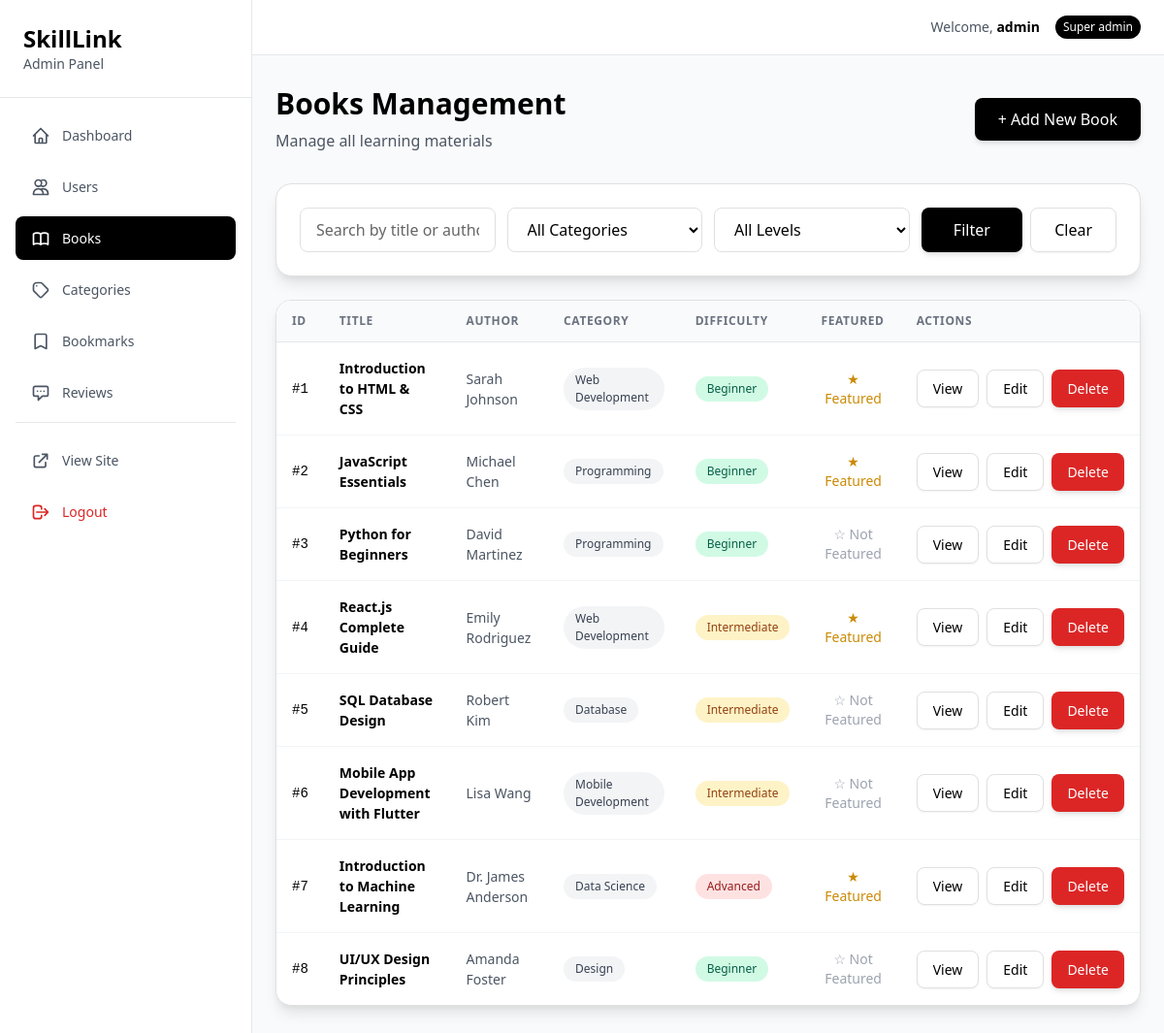
Page /admin/books.php (signed in) on the committed database.
### tables this page shows
CREATE TABLE IF NOT EXISTS books (
    id INT AUTO_INCREMENT PRIMARY KEY,
    title VARCHAR(255) NOT NULL,
    description TEXT,
    content LONGTEXT,
    author VARCHAR(100),
    category_id INT,
    cover_image VARCHAR(255) DEFAULT NULL,
    difficulty_level ENUM('beginner', 'intermediate', 'advanced') DEFAULT 'beginner',
    estimated_duration INT DEFAULT 30 COMMENT 'Estimated reading time in minutes',
    is_featured BOOLEAN DEFAULT FALSE,
    views_count INT DEFAULT 0,
    created_at TIMESTAMP DEFAULT CURRENT_TIMESTAMP,
    updated_at TIMESTAMP DEFAULT CURRENT_TIMESTAMP ON UPDATE CURRENT_TIMESTAMP,
    FOREIGN KEY (category_id) REFERENCES categories(id) ON DELETE SET NULL,
    INDEX idx_category (category_id),
    INDEX idx_difficulty (difficulty_level),
    INDEX idx_featured (is_featured),
    INDEX idx_created (created_at)
);

CREATE TABLE IF NOT EXISTS categories (
    id INT AUTO_INCREMENT PRIMARY KEY,
    name VARCHAR(100) NOT NULL UNIQUE,
    slug VARCHAR(100) NOT NULL UNIQUE,
    description TEXT,
    icon VARCHAR(50) DEFAULT 'book',
    created_at TIMESTAMP DEFAULT CURRENT_TIMESTAMP,
    INDEX idx_slug (slug)
);

### src/controllers/AdminController.php (called while the page is built, shortened)
<?php
class AdminController
{
    private $pdo;
    public function __construct($pdo) {
        $this->pdo = $pdo;
    }
    public function getAllBooksAdmin($search = null, $categoryId = null, $difficulty = null) {
        $sql = "SELECT b.*, c.name as category_name FROM books b
                LEFT JOIN categories c ON b.category_id = c.id WHERE 1=1";
        $params = [];
        $sql .= " ORDER BY b.created_at DESC";
        $stmt = $this->pdo->prepare($sql);
        $stmt->execute($params);
        return $stmt->fetchAll();
    }
}

### public/admin/books.php (the view, shortened to what this page needs)
<?php
require_once '../../src/config/database.php';
require_once '../../src/controllers/AdminController.php';
$adminController = new AdminController($pdo);
$search = $_GET['search'] ?? null;
$categoryId = $_GET['category'] ?? null;
$difficulty = $_GET['difficulty'] ?? null;
$books = $adminController->getAllBooksAdmin($search, $categoryId, $difficulty);
require_once '../../src/includes/components/admin-header.php';
?>
<div class="mb-8">
    <div class="flex items-center justify-between">
        <div>
            <h1 class="text-3xl font-bold text-black mb-2">Books Management</h1>
            <p class="text-gray-600">Manage all learning materials</p>
        </div>
        <a href="create-book.php" class="btn btn-primary">
            + Add New Book
        </a>
    </div>
</div>
<div class="card mb-6">
    <div class="p-6">
        <form method="GET" action="" class="grid grid-cols-1 md:grid-cols-4 gap-3">
            <input
                type="text"
                name="search"
                placeholder="Search by title or author..."
                class="form-input"
                value="<?php echo htmlspecialchars($search ?? ''); ?>"
            >
            <select name="category" class="form-input">
                <option value="">All Categories</option>
            </select>
            <select name="difficulty" class="form-input">
                <option value="">All Levels</option>
            </select>
            <div class="flex gap-2">
                <button type="submit" class="btn btn-primary flex-1">Filter</button>
                <a href="books.php" class="btn btn-secondary">Clear</a>
            </div>
        </form>
    </div>
</div>
<div class="card">
    <div class="overflow-x-auto">
        <table class="admin-table">
            <thead>
                <tr>
                    <th>ID</th>
                    <th>Title</th>
                    <th>Author</th>
                    <th>Category</th>
                    <th>Difficulty</th>
                    <th>Featured</th>
                    <th>Actions</th>
                </tr>
            </thead>
            <tbody>
                <?php if (empty($books)): ?>
                    <tr>
                        <td colspan="7" class="text-center text-gray-500 py-8">No books found</td>
                    </tr>
                <?php else: ?>
                    <?php foreach ($books as $book): ?>
                        <tr>
                            <td class="font-mono text-sm">#<?php echo $book['id']; ?></td>
                            <td class="font-semibold"><?php echo htmlspecialchars($book['title']); ?></td>
                            <td class="text-gray-600"><?php echo htmlspecialchars($book['author']); ?></td>
                            <td>
                                <span class="admin-badge admin-badge-default">
                                    <?php echo htmlspecialchars($book['category_name'] ?? 'Uncategorized'); ?>
                                </span>
                            </td>
                            <td>
                                <span class="admin-badge admin-badge-<?php
                                    echo $book['difficulty_level'] === 'beginner' ? 'success' :
                                        ($book['difficulty_level'] === 'intermediate' ? 'warning' : 'danger');
                                ?>">
                                    <?php echo ucfirst($book['difficulty_level']); ?>
                                </span>
                            </td>
                            <td>
                                <form method="POST" action="toggle-featured.php" class="inline">
                                    <button type="submit" class="text-sm <?php echo $book['is_featured'] ? 'text-yellow-600' : 'text-gray-400'; ?>">
                                        <?php echo $book['is_featured'] ? '★ Featured' : '☆ Not Featured'; ?>
                                    </button>
                                </form>
                            </td>
                            <td>
                                <div class="flex gap-2">
                                    <a href="../book.php?id=<?php echo $book['id']; ?>"
                                       target="_blank"
                                       class="btn btn-secondary btn-sm">
                                        View
                                    </a>
                                    <a href="edit-book.php?id=<?php echo $book['id']; ?>"
                                       class="btn btn-secondary btn-sm">
                                        Edit
                                    </a>
                                    <button
                                        onclick="showDeleteBookModal(<?php echo $book['id']; ?>, '<?php echo htmlspecialchars($book['title']); ?>')"
                                        class="btn btn-danger btn-sm">
                                        Delete
                                    </button>
                                </div>
                            </td>
                        </tr>
                    <?php endforeach; ?>
                <?php endif; ?>
            </tbody>
        </table>
    </div>
</div>
<?php require_once '../../src/includes/components/admin-footer.php'; ?>

### public/assets/css/admin.css (style rules this page uses)
.admin-table { width: 100%; border-collapse: collapse; background: white; border-radius: 0.75rem; overflow: hidden; box-shadow: 0 1px 3px 0 rgba(0, 0, 0, 0.1); }
.admin-table thead { background: #f9fafb; border-bottom: 1px solid #e5e7eb; }
.admin-table th { padding: 0.75rem 1rem; text-align: left; font-size: 0.75rem; font-weight: 600; text-transform: uppercase; color: #6b7280; letter-spacing: 0.05em; }
.admin-table td { padding: 1rem; border-bottom: 1px solid #f3f4f6; font-size: 0.875rem; }
.admin-table tbody tr:last-child td { border-bottom: none; }
.admin-badge { display: inline-block; padding: 0.25rem 0.75rem; border-radius: 9999px; font-size: 0.75rem; font-weight: 500; }
.admin-badge-success { background: #d1fae5; color: #065f46; }
.admin-badge-warning { background: #fef3c7; color: #92400e; }
.admin-badge-danger { background: #fee2e2; color: #991b1b; }
.admin-badge-default { background: #f3f4f6; color: #374151; }

### public/assets/css/variables.css (style rules this page uses)
:root { --color-primary: #000000; --color-primary-light: #333333; --color-secondary: #000000; --color-success: #10b981; --color-danger: #dc2626; --color-warning: #f59e0b; --color-info: #3b82f6; --color-bg-primary: #FFFFFF; --color-bg-secondary: #FAFAFA; --color-bg-tertiary: #F5F5F5; --color-text-primary: #000000; --color-text-secondary: #666666; --color-text-tertiary: #999999; --color-text-muted: #666666; --color-border: #E0E0E0; --color-border-light: #F0F0F0; --color-border-dark: #D0D0D0; --gradient-primary: linear-gradient(135deg, #000000 0%, #333333 100%); --gradient-secondary: linear-gradient(135deg, #000000 0%, #333333 100%); --gradient-hero: linear-gradient(180deg, #FFFFFF 0%, #FAFAFA 100%); --gradient-card: linear-gradient(135deg, rgba(255,255,255,0.9) 0%, rgba(255,255,255,0.6) 100%); --shadow-xs: 0 1px 2px 0 rgba(0, 0, 0, 0.03); --shadow-sm: 0 1px 2px 0 rgba(0, 0, 0, 0.05); --shadow-md: 0 4px 6px -1px rgba(0, 0, 0, 0.1), 0 2px 4px -1px rgba(0, 0, 0, 0.06); --shadow-lg: 0 10px 15px -3px rgba(0, 0, 0, 0.1), 0 4px 6px -2px rgba(0, 0, 0, 0.05); --shadow-xl: 0 20px 25px -5px rgba(0, 0, 0, 0.1), 0 10px 10px -5px rgba(0, 0, 0, 0.04); --shadow-2xl: 0 25px 50px -12px rgba(0, 0, 0, 0.25); --shadow-glow: 0 0 20px rgba(0, 0, 0, 0.1); --shadow-focus: 0 0 0 3px rgba(0, 0, 0, 0.2); --transition-fast: 150ms cubic-bezier(0.4, 0, 0.2, 1); --transition-base: 200ms cubic-bezier(0.4, 0, 0.2, 1); --transition-slow: 300ms cubic-bezier(0.4, 0, 0.2, 1); --transition-slower: 500ms cubic-bezier(0.4, 0, 0.2, 1); --radius-sm: 0.25rem; --radius-md: 0.5rem; --radius-lg: 0.75rem; --radius-xl: 1rem; --radius-2xl: 1.5rem; --radius-full: 9999px; --spacing-xs: 0.25rem; --spacing-sm: 0.5rem; --spacing-md: 1rem; --spacing-lg: 1.5rem; --spacing-xl: 2rem; --spacing-2xl: 3rem; --spacing-3xl: 4rem; --text-xs: 0.75rem; --text-sm: 0.875rem; --text-base: 1rem; --text-lg: 1.125rem; --text-xl: 1.25rem; --text-2xl: 1.5rem; --text-3xl: 1.875rem; --text-4xl: 2.25rem; --text-5xl: 3rem; --font-light: 300; --font-normal: 400; --font-medium: 500; --font-semibold: 600; --font-bold: 700; --font-extrabold: 800; --z-dropdown: 1000; --z-sticky: 1020; --z-fixed: 1030; --z-modal-backdrop: 1040; --z-modal: 1050; --z-popover: 1060; --z-tooltip: 1070; }

### public/assets/css/typography.css (style rules this page uses)
.text-sm { font-size: var(--text-sm); }
.text-3xl { font-size: var(--text-3xl); }
.font-semibold { font-weight: var(--font-semibold); }
.font-bold { font-weight: var(--font-bold); }
.text-black { color: #000000; }

### public/assets/css/buttons.css (style rules this page uses)
.btn { padding: 0.625rem 1.5rem; border-radius: var(--radius-md); font-weight: var(--font-medium); font-size: var(--text-base); line-height: 1.5; transition: all var(--transition-base); display: inline-flex; align-items: center; justify-content: center; gap: var(--spacing-sm); outline: none; cursor: pointer; border: none; text-decoration: none; white-space: nowrap; }
.btn-primary { background: var(--color-primary); color: #FFFFFF; box-shadow: var(--shadow-md); }
.btn-secondary { background-color: var(--color-bg-primary); color: var(--color-text-primary); border: 1px solid var(--color-border); box-shadow: var(--shadow-sm); }
.btn-danger { background-color: var(--color-danger); color: #FFFFFF; box-shadow: var(--shadow-md); }
.btn-sm { padding: 0.5rem 1rem; font-size: var(--text-sm); }

### public/assets/css/cards.css (style rules this page uses)
.card { background-color: var(--color-bg-primary); border-radius: var(--radius-xl); box-shadow: var(--shadow-lg); border: 1px solid var(--color-border); overflow: hidden; transition: all var(--transition-base); }

### public/assets/css/layout.css (style rules this page uses)
.justify-between { justify-content: space-between; }
.overflow-x-auto { overflow-x: auto; }

### rows in the picture
books: id "1", title "Introduction to HTML & CSS", author "Sarah Johnson", category.name "Web Development", difficulty_level "Beginner", is_featured "★ Featured"
books: id "2", title "JavaScript Essentials", author "Michael Chen", category.name "Programming", difficulty_level "Beginner", is_featured "★ Featured"
books: id "3", title "Python for Beginners", author "David Martinez", category.name "Programming", difficulty_level "Beginner", is_featured "☆ Not Featured"
books: id "4", title "React.js Complete Guide", author "Emily Rodriguez", category.name "Web Development", difficulty_level "Intermediate", is_featured "★ Featured"
books: id "5", title "SQL Database Design", author "Robert Kim", category.name "Database", difficulty_level "Intermediate", is_featured "☆ Not Featured"
books: id "6", title "Mobile App Development with Flutter", author "Lisa Wang", category.name "Mobile Development", difficulty_level "Intermediate", is_featured "☆ Not Featured"
books: id "7", title "Introduction to Machine Learning", author "Dr. James Anderson", category.name "Data Science", difficulty_level "Advanced", is_featured "★ Featured"
books: id "8", title "UI/UX Design Principles", author "Amanda Foster", category.name "Design", difficulty_level "Beginner", is_featured "☆ Not Featured"

### other values in the picture
$_SESSION['admin_username'] "admin"
str_replace('_', ' ', $_SESSION['admin_role']) "Super admin"
